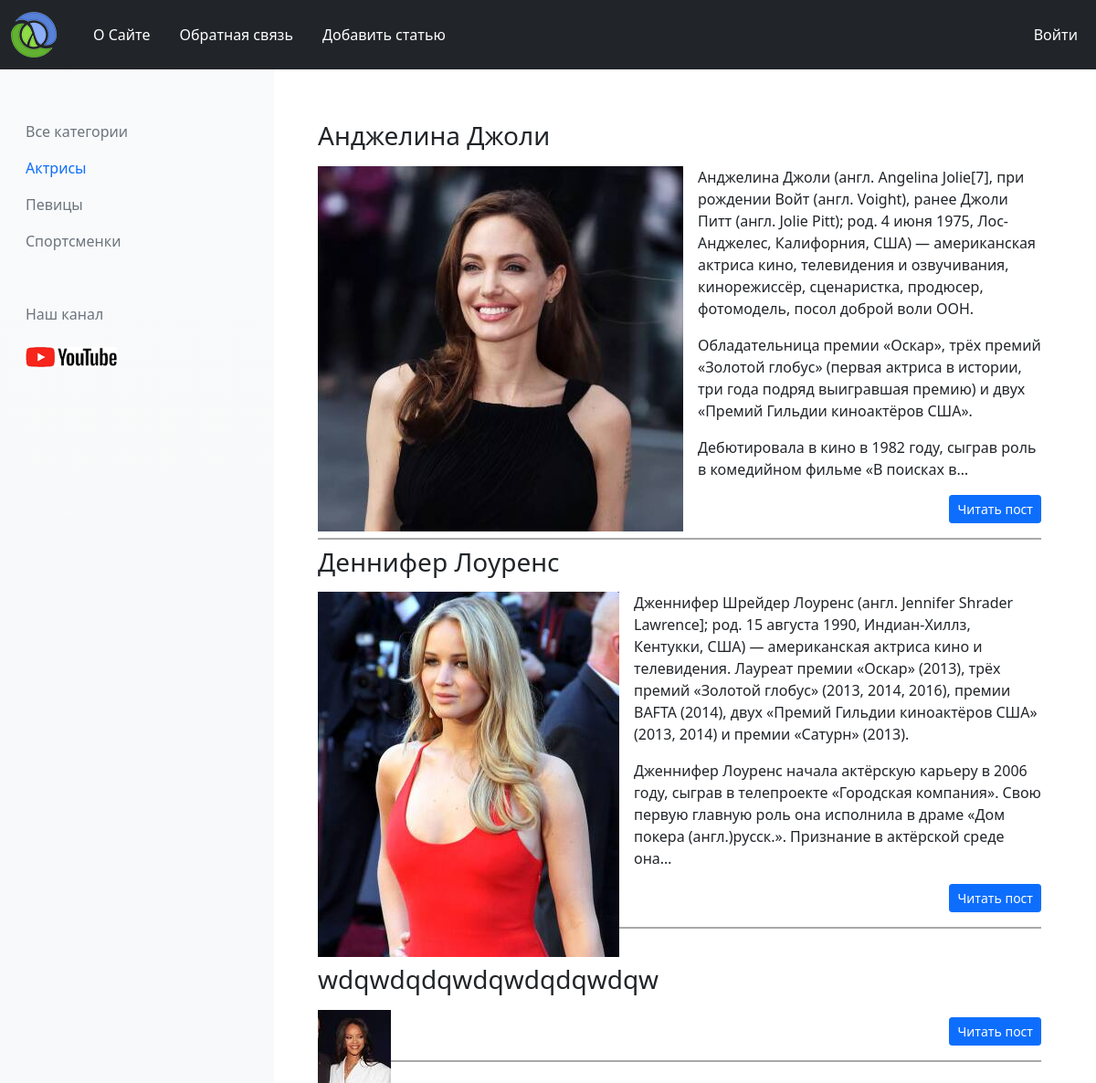
Before: /category/aktrisy with the older database file.
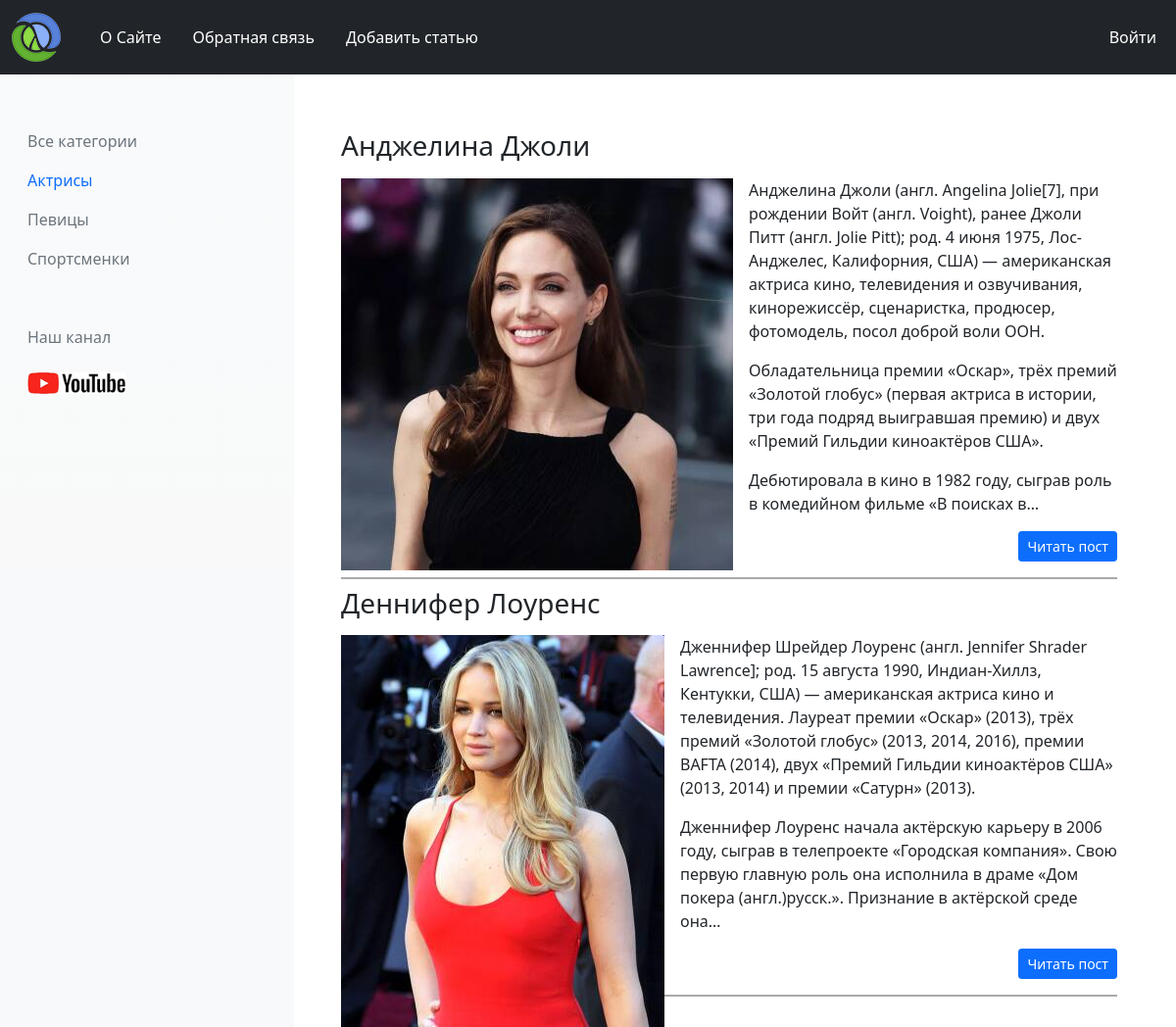
After: the same page with the newer database file.
### deflor/models.py (models this page shows, shortened)
class Category(models.Model):
    name = models.CharField(max_length=100)
    slug = models.SlugField(max_length=100, db_index=True, unique=True, null=True, verbose_name="URL")
    def get_absolute_url(self):
        return reverse("category", kwargs={'cat_slug': self.slug})
    class Meta:
        verbose_name = "Категории"
        verbose_name_plural = "Категории"

class Women(models.Model):
    title = models.CharField(max_length=255, verbose_name="Имя")
    slug = models.SlugField(max_length=100, db_index=True, unique=True, null=True, verbose_name="URL")
    content = models.TextField(blank=True, verbose_name="Описание")
    photo = models.ImageField(upload_to="photos/%Y/%m/%d/", verbose_name="Фото")
    time_create = models.DateTimeField(auto_now_add=True, verbose_name="Время создания")
    time_update = models.DateTimeField(auto_now=True, verbose_name="Время изменения")
    is_published = models.BooleanField(default=True, verbose_name="Опубликован")
    cat = models.ForeignKey('Category', on_delete=models.PROTECT, null=True, verbose_name="Категория")
    def get_absolute_url(self):
        return reverse("show", kwargs={'post_slug': self.slug})
    class Meta:
        verbose_name = "Известные женщины"
        verbose_name_plural = "Известные женщины"

### deflor/views.py (the view)
# urls.py: path('category/<slug:cat_slug>', ShowCategory.as_view(), name="category"),
class ShowCategory(ListView):
    model = Women
    template_name = "deflor/category.html"
    context_object_name = 'womens'
    def get_context_data(self, **kwargs):
        context = super().get_context_data(**kwargs)
        context['category'] = Category.objects.all()
        context['menu'] = menu
        context['title'] = Category.objects.get(slug=self.kwargs["cat_slug"]).name
        context['cat_select'] = context['womens'][0].cat_id
        return context
    def get_queryset(self):
        return Women.objects.filter(cat__slug=self.kwargs["cat_slug"], is_published=True)

### deflor/templates/deflor/category.html (shortened to what this page needs)
{% extends "deflor/base.html" %}
{% load thumbnail %}
{% block content %}
{% for women in womens %}
<div class="row">
    <div class="col ps-5">
        <div class="content_text pb-3 me-5">
            <h3 class="pb-2 pt-2"> {{ women.title }}</h3>
            <div class="float-start pe-3">
                {% thumbnail women.photo "200x200" crop="center" as im %}
                <img src="{{ im.url }}">
                {% endthumbnail %}
            </div>
            {{ women.content|linebreaks|truncatechars:550 }}
            <div class="d-flex justify-content-end">
                <a href="{{ women.get_absolute_url }}" class="btn btn-primary btn-sm" type="button">Читать пост</a>
            </div>
        </div>
    </div>
</div>
{% endfor %}
{% endblock content %}

### deflor/templates/deflor/base.html (shortened to what this page needs)
{% load static %}
<!DOCTYPE html>
<html lang="ru">
<head>
    <link rel="stylesheet" href="https://cdn.jsdelivr.net/npm/bootstrap-icons@1.9.1/font/bootstrap-icons.css">
    <link href="https://cdn.jsdelivr.net/npm/bootstrap@5.0.2/dist/css/bootstrap.min.css" rel="stylesheet"
>
    <link rel="stylesheet" href="{% static 'deflor/css/style.css' %}">
</head>
<body>
<nav class="navbar navbar-expand-lg navbar-dark bg-dark">
    <div class="container-fluid">
        <a class="navbar-brand" href="{% url 'home_page' %}">
            <img src="{% static 'deflor/image/logo.png' %}" alt="" width="50" height="50">
        </a>
        <div class="collapse navbar-collapse justify-content-between navbarSupportedContent">
            <ul class="navbar-nav">
                {% for m in menu %}
                <li class="nav-item">
                    <a class="nav-link ps-4 active" aria-current="page" href="{% url m.url_name %}">{{m.title}}</a>
                </li>
                {% endfor %}
            </ul>
            <div class="navbar-nav">
                <div class="col nav-item ps-4 ">
                    <a class="nav-link active" aria-current="page" href="{% url 'login' %}">Войти</a>
                </div>
            </div>
        </div>
    </div>
</nav>
<div class="container-fluid">
    <div class="row">
        <div class="col-md-3 pt-5 d-none d-lg-block bg-light bg-gradient">
            <nav class="left-nav">
                {% if cat_select %}
                <a class="nav-link text-secondary" aria-current="page" href="{% url 'home_page' %}">Все категории</a>
                {% else %}
                <a class="nav-link active" aria-current="page" href="{% url 'home_page' %}">Все категории</a>
                {% endif %}
                {% for cat in category %}
                {% if cat.id == cat_select %}
                <a class="nav-link active" href="{{ cat.get_absolute_url }}">{{ cat.name }}</a>
                {% else %}
                <a class="nav-link text-secondary" href="{{ cat.get_absolute_url }}">{{ cat.name }}</a>
                {% endif %}
                {% endfor %}
                <div class="canal ps-3 pt-5 text-secondary">Наш канал</div>
                <img class="ms-3 mt-4 youtube_a" src="{% static 'deflor/image/share_yt.png' %}" alt="Youtube">
            </nav>
        </div>
        <div class="col-md-9 mt-5">
            {% block content %}
            {% endblock content %}
        </div>
    </div>
</div>
</body>
</html>

Changed rows visible on the page:
removed Women: title "wdqwdqdqwdqwdqdqwdqw", shows a picture
